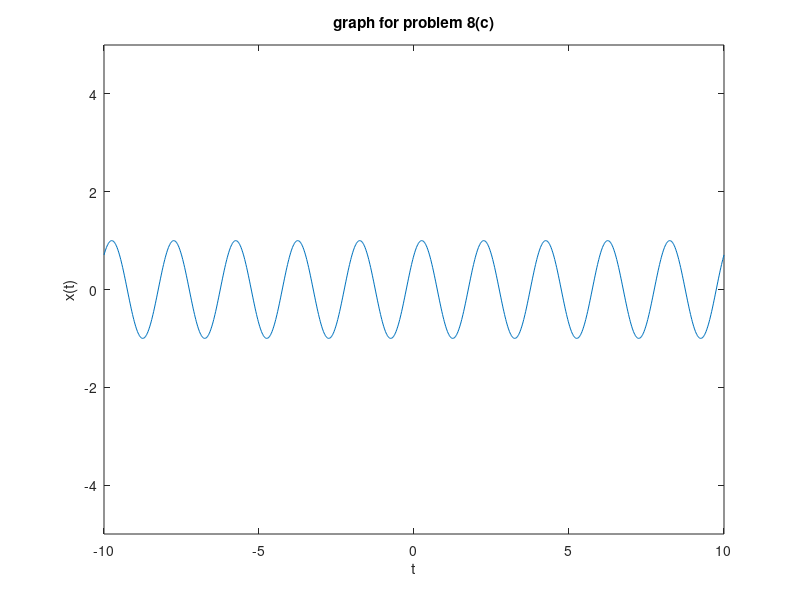

The MATLAB source for this figure:
figure(1)
x=-10:0.02:10;
y=sin(pi.*x+pi/4);
plot(x,y)
xlabel('t')
ylabel('x(t)')
title('graph for problem 8(c)')
set(gca,'YLim',[-5,5])
